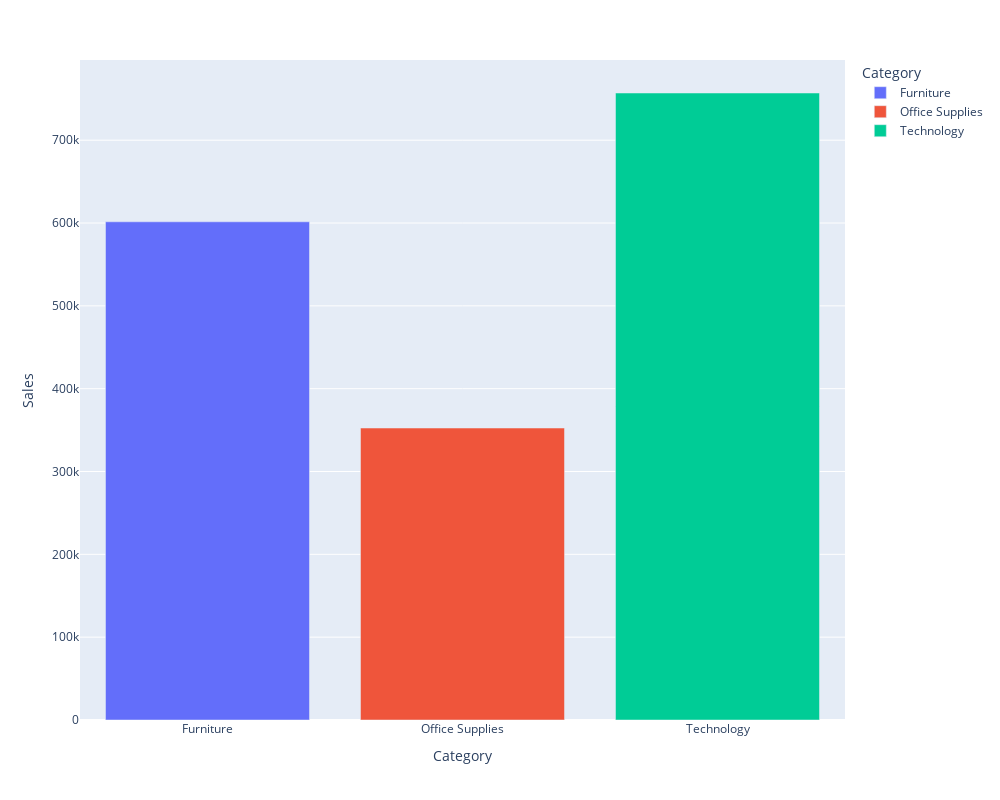

Notebook cell for this chart:
### Code cell
plot1=df.groupby('Category')['Sales'].sum().reset_index()

px.bar(plot1, x='Category', y='Sales', color='Category', width=1000, height=800)

### Figure 1 — Plotly figure (JSON) as saved in the notebook; plotly's stock layout.template omitted (floating-point values rounded to 4 significant figures)
{"data": [{"alignmentgroup": "True", "hovertemplate": "Category=%{x}<br>Sales=%{y}<extra></extra>", "legendgroup": "Furniture", "marker": {"color": "#636efa", "pattern": {"shape": ""}}, "name": "Furniture", "offsetgroup": "Furniture", "orientation": "v", "showlegend": true, "textposition": "auto", "type": "bar", "x": ["Furniture"], "xaxis": "x", "y": [601500.0], "yaxis": "y"}, {"alignmentgroup": "True", "hovertemplate": "Category=%{x}<br>Sales=%{y}<extra></extra>", "legendgroup": "Office Supplies", "marker": {"color": "#EF553B", "pattern": {"shape": ""}}, "name": "Office Supplies", "offsetgroup": "Office Supplies", "orientation": "v", "showlegend": true, "textposition": "auto", "type": "bar", "x": ["Office Supplies"], "xaxis": "x", "y": [352500.0], "yaxis": "y"}, {"alignmentgroup": "True", "hovertemplate": "Category=%{x}<br>Sales=%{y}<extra></extra>", "legendgroup": "Technology", "marker": {"color": "#00cc96", "pattern": {"shape": ""}}, "name": "Technology", "offsetgroup": "Technology", "orientation": "v", "showlegend": true, "textposition": "auto", "type": "bar", "x": ["Technology"], "xaxis": "x", "y": [757000.0], "yaxis": "y"}], "layout": {"barmode": "relative", "height": 800, "legend": {"title": {"text": "Category"}, "tracegroupgap": 0}, "margin": {"t": 60}, "width": 1000, "xaxis": {"anchor": "y", "autorange": true, "categoryarray": ["Furniture", "Office Supplies", "Technology"], "categoryorder": "array", "domain": [0, 1], "range": [-0.5, 2.5], "title": {"text": "Category"}, "type": "category"}, "yaxis": {"anchor": "x", "autorange": true, "domain": [0, 1], "range": [0, 796800.0], "title": {"text": "Sales"}, "type": "linear"}}}
